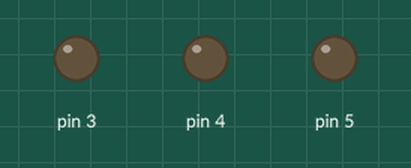
This sketch was run on a simulated Arduino Uno, built with avr-gcc and run on an emulated ATmega328P. Shown: output pins drawn as LEDs (lit = HIGH). The board resets itself during the run and starts again; what the sketch prints to the serial monitor is not drawn.

Above: at 0.1 s.
Timing chart, 0 to 128.6 s (numbered marks = the images above):
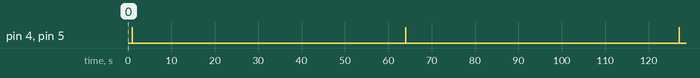

The sketch:

DTA_Nevera_Esclavo.ino
```cpp
#include <avr/wdt.h>
#include "RS485.h"

#define MY_ADDR "3"
#define MASTER_ADDR "0"

RS485 rs485(3, 6, 4, 5);  // D2 - DI, D5 - RO, D3 - DE, D4 - RE

unsigned long lastReceived = 0;

void setup() {
  Serial.begin(250000);
  Serial.println(F("Nodo sensor de nevera v1.0\n"));
  delay(1000);
  registro();
  wdt_enable(WDTO_2S);
  lastReceived = millis();
}

void loop() {
  wdt_reset();
  recibirTrama();
  if (millis() - lastReceived > 60000) {
    Serial.println("No se recibió nada en 20s, reiniciando...");
    while (true);
  }
}

void registro() {
  Serial.println("Enviar registro <" + (String) MASTER_ADDR + ":a," + (String) MY_ADDR + ">");
  rs485.transmitir((String) MASTER_ADDR, (String) MY_ADDR, "a", (String) MY_ADDR); // Se envía "a" para indicar que es una dirección a registrarse
}

void recibirTrama() {
  String trama = rs485.recibir();

  if (trama.length() > 0) {
    int start = trama.indexOf('<');
    int from  = trama.indexOf('-');
    int mode  = trama.indexOf(':');
    int data  = trama.indexOf(',');
    int end   = trama.indexOf('>');
    if (start != -1 && from != -1 && mode != -1 && data != -1 && end != -1) {
      String addrTo = trama.substring(start + 1, from);
      String addrFrom = trama.substring(from + 1, mode);
      String modo  = trama.substring(mode + 1, data);
      String msg  = trama.substring(data + 1, end);
      if (addrTo == MY_ADDR) {
        lastReceived = millis();
        if (modo == "t") enviarTemperatura();
        if (modo == "h") enviarHumedad();
      }
    }
  }
}

void enviarTemperatura() {
  rs485.transmitir((String) MASTER_ADDR, (String) MY_ADDR, "t", "10.4");
}

void enviarHumedad() {
  rs485.transmitir((String) MASTER_ADDR, (String) MY_ADDR, "h", "33");
}
```

RS485.h
```cpp
#ifndef RS485_H
#define RS485_H

#include <Arduino.h>

// Si no existe SoftwareSerial, lo incluimos
#if !defined(SoftwareSerial_h)
#include <SoftwareSerial.h>
#endif

class RS485 {
  private:
    int _tx;              // DI
    int _rx;              // RO
    int _de;              // DE
    int _re;              // RE
    SoftwareSerial* _ss;  // puntero a SoftwareSerial

  public:
    RS485(int tx, int rx, int de, int re) {
      _tx = tx;
      _rx = rx;
      _de = de;
      _re = re;
      pinMode(_tx, OUTPUT);   // DI
      pinMode(_rx, INPUT);    // RO
      pinMode(_de, OUTPUT);   // DE
      pinMode(_re, OUTPUT);   // RE
      _ss = new SoftwareSerial(_rx, _tx);
      _ss->begin(9600);
      digitalWrite(_de, LOW);
      digitalWrite(_re, LOW);
      delayMicroseconds(200);
    }

    void transmitir(String addTo, String addFrom, String modo, String msg) {
      digitalWrite(_de, HIGH);  // Modo transmisión
      digitalWrite(_re, HIGH);
      delayMicroseconds(200);
      _ss->print("<");
      _ss->print(addTo);
      _ss->print("-");
      _ss->print(addFrom);
      _ss->print(":");
      _ss->print(modo);
      _ss->print(",");
      _ss->print(msg);
      _ss->println(">");
      _ss->flush();
      delayMicroseconds(200);
      digitalWrite(_de, LOW);  // Modo recepción
      digitalWrite(_re, LOW);
      delayMicroseconds(200);
    }

    String recibir(unsigned long timeout = 200) {
      static String buffer = "";
      unsigned long start = millis();
      while (millis() - start < timeout) {
        while (_ss->available()) {
          char c = _ss->read();
          if (buffer.length() == 0 && c != '<') continue;  // Si el buffer está vacío y el primer carácter no es '<', ignoramos
          buffer += c;
          if (c == '>') {
            String trama = buffer;
            buffer = "";  // limpia para la siguiente
            if (trama.startsWith("<")) {
              return trama;
            }
          }
        }
      }
      return "";
    }
};

#endif
```
